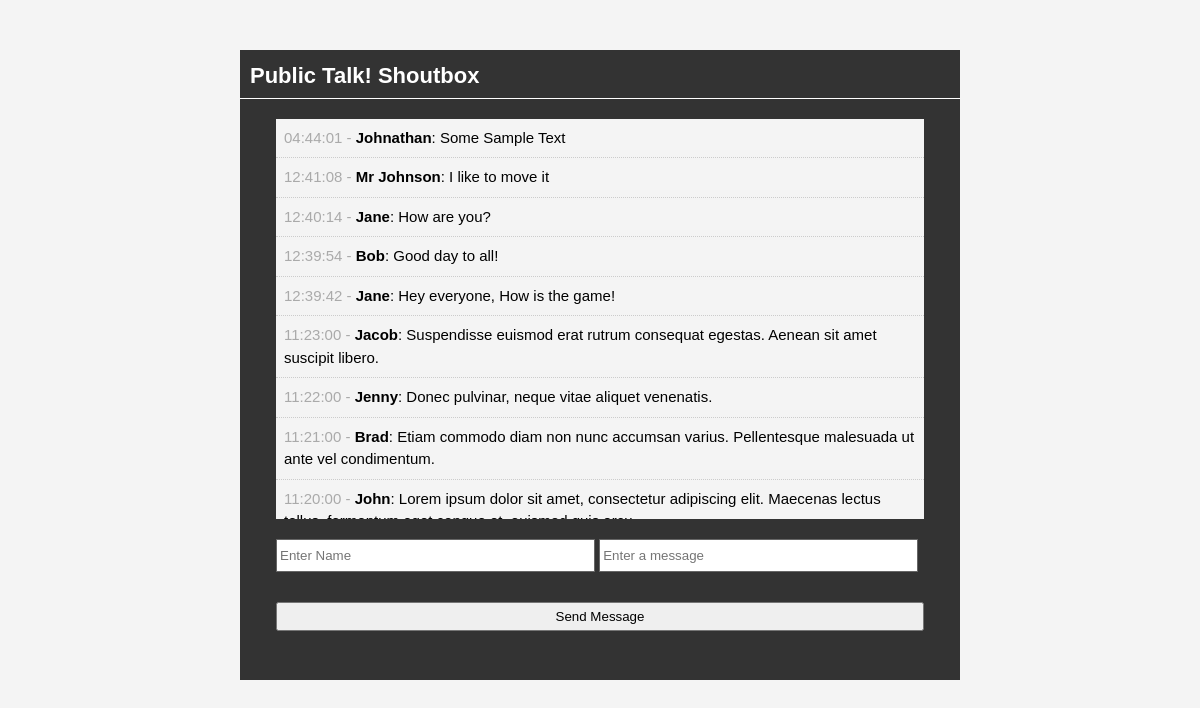
The page / on the database its author committed.
### tables this page shows
CREATE TABLE `shouts` (
  `sh_id` int(11) NOT NULL,
  `sh_user` varchar(50) NOT NULL,
  `sh_message` text NOT NULL,
  `sh_time` time NOT NULL
);

### index.php (the view, shortened to what this page needs)
<?php include 'database.php' ?>
<?php
  $query = "SELECT * FROM shouts ORDER BY sh_id DESC";
  $shouts = mysqli_query($con,$query);
 ?>
<!DOCTYPE html>
<html>
  <head>
    <link rel="stylesheet" href="css/style.css" type="text/css">
  </head>
  <body>
<div id="container">
  <header>
    <h1>Public Talk! Shoutbox</h1>
  </header>
  <div id="shouts">
    <ul>
      <?php while($row = mysqli_fetch_assoc($shouts)) : ?>
        <li class="shout"><span><?php echo $row['sh_time'] ?> - </span><strong><?php echo $row['sh_user'] ?></strong>: <?php echo $row['sh_message'] ?></li>
      <?php endwhile; ?>
    </ul>
  </div>
  <div id="input">
    <form action="process.php" method="post">
      <input type="text" name="user" placeholder="Enter Name">
      <input type="text" name="message" placeholder="Enter a message">
      <br />
      <input class="shout-btn" type="submit" name="submit" value="Send Message">
    </form>
  </div>
</div>
  </body>
</html>

### css/style.css (style rules this page uses)
* { margin: 0; padding: 0; }
body { font-family: arial; font-size: 15px; line-height: 1.5em; background: #f4f4f4; }
#container { background: #333333; margin: 50px auto; overflow: auto; width: 60%; min-height: 630px; }
header h1 { color:#ffffff; font-size: 22px; padding: 15px 0 10px 10px; border-bottom: 1px solid #ffffff; }
#shouts { width: 90%; background: #f4f4f4; height:400px; margin: 20px auto; overflow: auto; }
.shout { list-style: none; padding: 8px; border-bottom: 1px #cccccc dotted; }
.shout span { color:#aaaaaa; }
#input { width: 90%; min-height: 80px; margin: auto; padding: 0; }
#input input[type='text'] { height: 25px; width: 48%; padding: 3px; margin-bottom: 20px; border: #666666 solid 1px; }
#input .shout-btn { padding: 5px; margin-bottom: 30px; width: 100%; margin: 10px auto; }

### rows shown on the page
shouts: sh_time "04:44:01", sh_user "Johnathan", sh_message "Some Sample Text"
shouts: sh_time "12:41:08", sh_user "Mr Johnson", sh_message "I like to move it"
shouts: sh_time "12:40:14", sh_user "Jane", sh_message "How are you?"
shouts: sh_time "12:39:54", sh_user "Bob", sh_message "Good day to all!"
shouts: sh_time "12:39:42", sh_user "Jane", sh_message "Hey everyone, How is the game!"
shouts: sh_time "11:23:00", sh_user "Jacob", sh_message "Suspendisse euismod erat rutrum consequat egestas. Aenean sit amet suscipit libero."
shouts: sh_time "11:22:00", sh_user "Jenny", sh_message "Donec pulvinar, neque vitae aliquet venenatis."
shouts: sh_time "11:21:00", sh_user "Brad", sh_message "Etiam commodo diam non nunc accumsan varius. Pellentesque malesuada ut ante vel condimentum."
shouts: sh_time "11:20:00", sh_user "John", sh_message "Lorem ipsum dolor sit amet, consectetur adipiscing elit. Maecenas lectus…"
